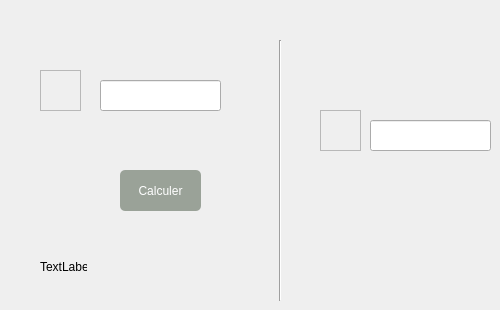
            <widget class="QWidget" name="ray_v">
             <attribute name="title">
              <string>Rayon du courbure 1er vertical</string>
             </attribute>
             <widget class="QPushButton" name="fct4_cal2">
              <property name="geometry">
               <rect>
                <x>120</x>
                <y>170</y>
                <width>81</width>
                <height>41</height>
               </rect>
              </property>
              <property name="cursor">
               <cursorShape>PointingHandCursor</cursorShape>
              </property>
              <property name="styleSheet">
               <string notr="true">QPushButton{
   padding: 5px 10px;
   border: none;
   border-radius: 5px;
   background-color: #9aa298;
   color: #fff;
}
QPushButton:hover{
   background-color: #101010;
}</string>
              </property>
              <property name="text">
               <string>Calculer</string>
              </property>
             </widget>
             <widget class="Line" name="line_7">
              <property name="geometry">
               <rect>
                <x>270</x>
                <y>40</y>
                <width>20</width>
                <height>261</height>
               </rect>
              </property>
              <property name="orientation">
               <enum>Qt::Vertical</enum>
              </property>
             </widget>
             <widget class="QLineEdit" name="fct4_psi">
              <property name="geometry">
               <rect>
                <x>100</x>
                <y>80</y>
                <width>121</width>
                <height>31</height>
               </rect>
              </property>
             </widget>
             <widget class="QFrame" name="frame_26">
              <property name="geometry">
               <rect>
                <x>40</x>
                <y>70</y>
                <width>41</width>
                <height>41</height>
               </rect>
              </property>
              <property name="styleSheet">
               <string notr="true">image: url(:/buttons/psi.png);</string>
              </property>
              <property name="frameShape">
               <enum>QFrame::StyledPanel</enum>
              </property>
              <property name="frameShadow">
               <enum>QFrame::Raised</enum>
              </property>
             </widget>
             <widget class="QFrame" name="frame_29">
              <property name="geometry">
               <rect>
                <x>320</x>
                <y>110</y>
                <width>41</width>
                <height>41</height>
               </rect>
              </property>
              <property name="styleSheet">
               <string notr="true">image: url(:/buttons/N.png);</string>
              </property>
              <property name="frameShape">
               <enum>QFrame::StyledPanel</enum>
              </property>
              <property name="frameShadow">
               <enum>QFrame::Raised</enum>
              </property>
             </widget>
             <widget class="QLineEdit" name="fct4_n">
              <property name="geometry">
               <rect>
                <x>370</x>
                <y>120</y>
                <width>121</width>
                <height>31</height>
               </rect>
              </property>
             </widget>
             <widget class="QLabel" name="page4_erreur2">
              <property name="geometry">
               <rect>
                <x>40</x>
                <y>260</y>
                <width>47</width>
                <height>13</height>
               </rect>
              </property>
              <property name="text">
               <string>TextLabel</string>
              </property>
             </widget>
            </widget>
